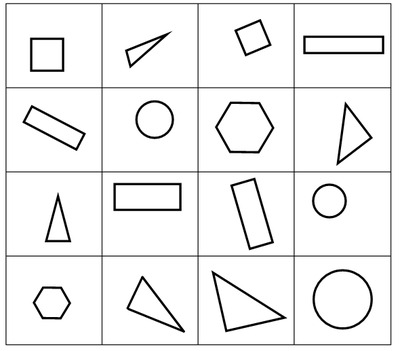
#> input picture images/shapes.jpg, 400 x 351 px
$ python basic.py
#> lines starting #> are read from the running program, lines starting #| are printed output that depends on the picture
import cv2
import numpy as np
import matplotlib.pyplot as plt
from mpl_toolkits.mplot3d import Axes3D
from matplotlib import colors
from imageOperations import patchMaker


# Indlæs billeder i henholdsvis BGR, gråtone og HSV
bgr = cv2.imread("../images/shapes.jpg", cv2.IMREAD_COLOR)
#> bgr is the input picture: shape (351, 400, 3); min 0, max 255, mean 239.1
gray = cv2.imread("../images/pills.jpg", cv2.IMREAD_GRAYSCALE)
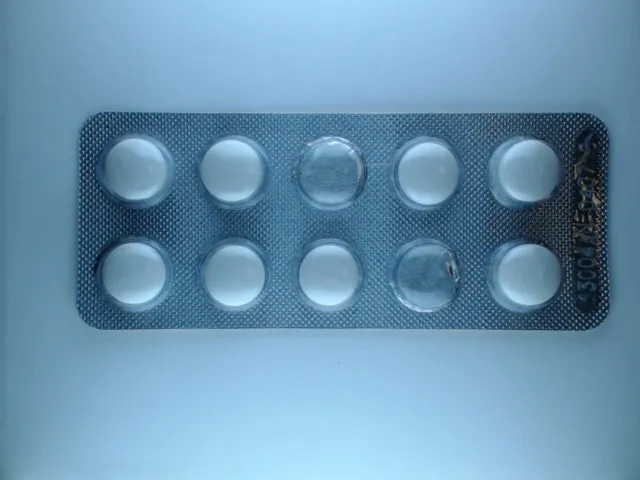
#> input picture images/pills.jpg, 640 x 480 px
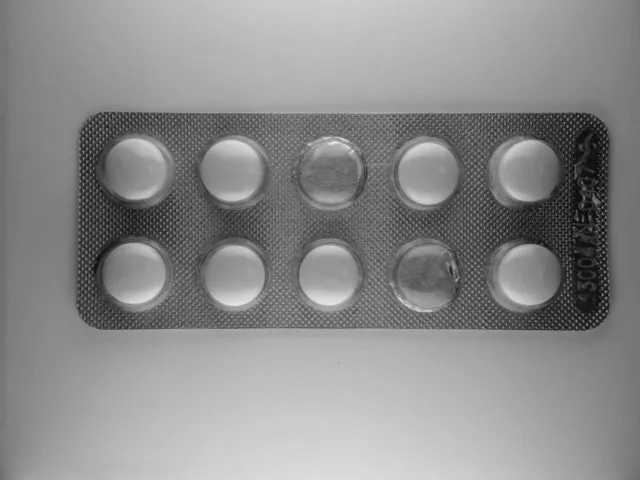
#> gray: shape (480, 640); min 3, max 233, mean 140.1
bgr2 = cv2.imread("../images/foggy_forest.jpg")
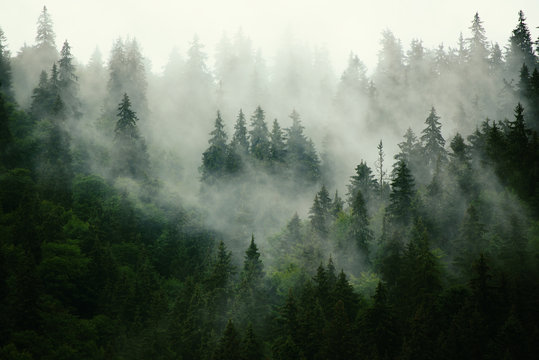
#> input picture images/foggy_forest.jpg, 539 x 360 px
#> bgr2 is the input picture: shape (360, 539, 3); mean B, G, R 99.7, 113, 102.5
hsv = cv2.cvtColor(bgr2, cv2.COLOR_BGR2HSV)
#> hsv: shape (360, 539, 3); mean H, S, V 53.8, 68.2, 113.1

# Vis billeders opløsning
print(bgr.shape)
#| (351, 400, 3)
print(gray.shape)
#| (480, 640)

# Nedskalering til anden opløsning
downscaleResolution = (300, 200)
downScaled = cv2.resize(gray, downscaleResolution, interpolation=cv2.INTER_LINEAR)
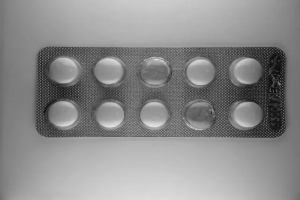
#> downScaled: shape (200, 300); min 10, max 228, mean 140.1

# Cropping
cropped = gray[50:100, 100:150] # Slice of x, slice of y
#patches = patchMaker(gray)

# Funktion til at hjælpe med at "eyeball" HSV thresholds
def hsv3Dscatter(hsv_img):
    h, s, v = cv2.split(hsv_img)
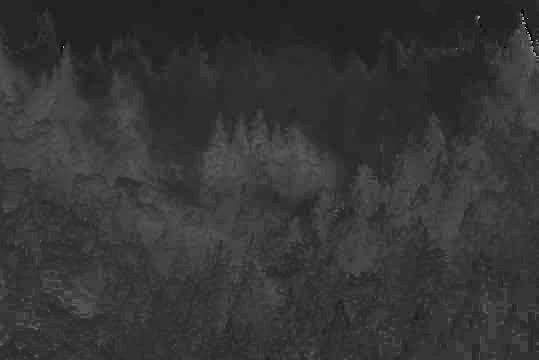
#> h: shape (360, 539); min 0, max 177, mean 53.8
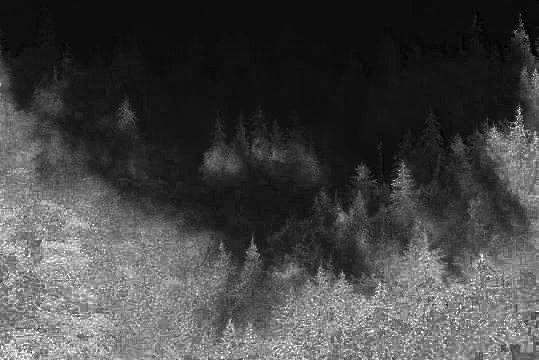
#> s: shape (360, 539); min 0, max 255, mean 68.2

    pixel_colors = hsv_img.reshape((np.shape(hsv_img)[0]*np.shape(hsv_img)[1], 3))
    norm = colors.Normalize(vmin=-1.,vmax=1.)
    norm.autoscale(pixel_colors)
    pixel_colors = norm(pixel_colors).tolist()
#> pixel_colors = 194040 items

    fig = plt.figure()
    axis = fig.add_subplot(1, 1, 1, projection="3d")
    axis.scatter(h.flatten(), s.flatten(), v.flatten(), facecolors=pixel_colors, marker=".")
    axis.set_xlabel("Hue")
    axis.set_ylabel("Saturation")
    axis.set_zlabel("Value")
    plt.show()
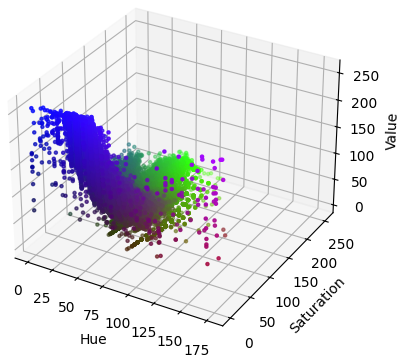
#> figure drawn by matplotlib, 1 panel

hsv3Dscatter(hsv)
'''
# Vis billeder
cv2.imshow('gray', gray)
cv2.imshow('down', downScaled)

cv2.waitKey(0)
cv2.destroyAllWindows()
'''
